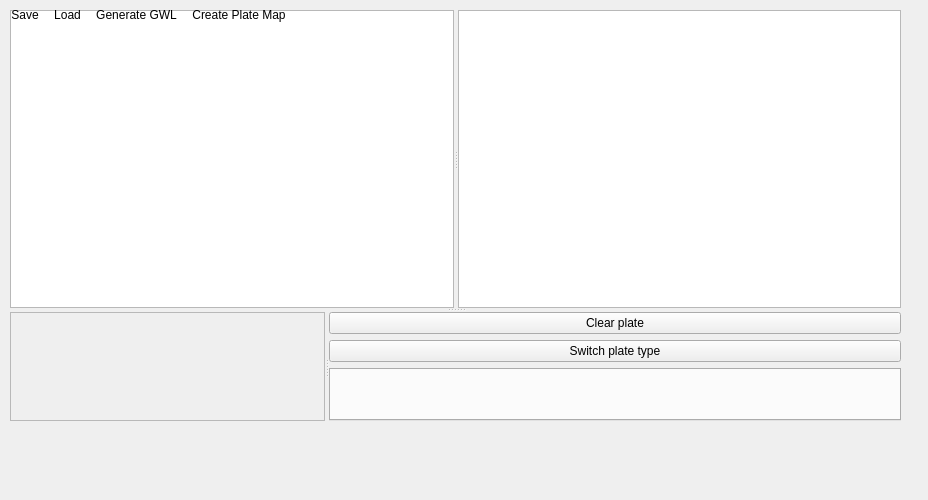
<?xml version='1.0' encoding='UTF-8'?>
<ui version="4.0">
 <class>TecanWindow</class>
 <widget class="QWidget" name="TecanWindow">
  <property name="geometry">
   <rect>
    <x>0</x>
    <y>0</y>
    <width>928</width>
    <height>500</height>
   </rect>
  </property>
  <property name="windowTitle">
   <string>MainWindow</string>
  </property>
  <widget class="QWidget" name="centralwidget">
   <widget class="QSplitter" name="splitter_3">
    <property name="geometry">
     <rect>
      <x>10</x>
      <y>10</y>
      <width>891</width>
      <height>411</height>
     </rect>
    </property>
    <property name="orientation">
     <enum>Qt::Orientation::Vertical</enum>
    </property>
    <widget class="QSplitter" name="splitter_2">
     <property name="orientation">
      <enum>Qt::Orientation::Vertical</enum>
     </property>
     <widget class="QSplitter" name="splitter">
      <property name="orientation">
       <enum>Qt::Orientation::Horizontal</enum>
      </property>
      <widget class="QTableView" name="testRequestTableView" />
      <widget class="DraggableTableView" name="compoundQueryTableView" />
     </widget>
    </widget>
    <widget class="QSplitter" name="splitter_1">
     <property name="orientation">
      <enum>Qt::Orientation::Horizontal</enum>
     </property>
     <widget class="QWidget" name="verticalLayoutWidget">
      <layout class="QVBoxLayout" name="verticalLayout_4">
       <item>
        <widget class="QScrollArea" name="plateDisplayScrollArea">
         <property name="widgetResizable">
          <bool>true</bool>
         </property>
         <widget class="QWidget" name="scrollAreaWidgetContents">
          <property name="geometry">
           <rect>
            <x>0</x>
            <y>0</y>
            <width>411</width>
            <height>137</height>
           </rect>
          </property>
         </widget>
        </widget>
       </item>
      </layout>
     </widget>
     <widget class="QWidget" name="verticalLayoutWidget_2">
      <layout class="QVBoxLayout" name="verticalLayout_5">
       <item>
        <widget class="QPushButton" name="clearPlatesButton">
         <property name="text">
          <string>Clear plate</string>
         </property>
        </widget>
       </item>
       <item>
        <widget class="QPushButton" name="switchPlate">
         <property name="text">
          <string>Switch plate type</string>
         </property>
         <property name="checkable">
          <bool>true</bool>
         </property>
        </widget>
       </item>
       <item>
        <widget class="QTabWidget" name="platesTabWidget" /></item>
      </layout>
     </widget>
    </widget>
   </widget>
  </widget>
  <widget class="QToolBar" name="toolBar">
   <property name="windowTitle">
    <string>toolBar</string>
   </property>
   <attribute name="toolBarArea">
    <enum>TopToolBarArea</enum>
   </attribute>
   <attribute name="toolBarBreak">
    <bool>false</bool>
   </attribute>
   <addaction name="actionSave" />
   <addaction name="actionLoad" />
   <addaction name="actionGenerate_GWL" />
   <addaction name="actionCreate_Plate_Map" />
  </widget>
  <action name="actionSave">
   <property name="icon">
    <iconset resource="../../resources.qrc">
     <normaloff>:/icons/resources/icons/sauvegarder.png</normaloff>:/icons/resources/icons/sauvegarder.png</iconset>
   </property>
   <property name="text">
    <string>Save</string>
   </property>
  </action>
  <action name="actionLoad">
   <property name="icon">
    <iconset resource="../../resources.qrc">
     <normaloff>:/icons/resources/icons/dossier.png</normaloff>:/icons/resources/icons/dossier.png</iconset>
   </property>
   <property name="text">
    <string>Load</string>
   </property>
  </action>
  <action name="actionGenerate_GWL">
   <property name="icon">
    <iconset resource="../../resources.qrc">
     <normaloff>:/icons/resources/icons/telechargement-de-fichiers.png</normaloff>:/icons/resources/icons/telechargement-de-fichiers.png</iconset>
   </property>
   <property name="text">
    <string>Generate GWL</string>
   </property>
  </action>
  <action name="actionCreate_Plate_Map">
   <property name="icon">
    <iconset resource="../../resources.qrc">
     <normaloff>:/icons/resources/icons/platemap.png</normaloff>:/icons/resources/icons/platemap.png</iconset>
   </property>
   <property name="text">
    <string>Create Plate Map</string>
   </property>
   <property name="menuRole">
    <enum>QAction::MenuRole::NoRole</enum>
   </property>
  </action>
 </widget>
 <customwidgets>
  <customwidget>
   <class>DraggableTableView</class>
   <extends>QTableView</extends>
   <header location="global">database/draggabletableview.h</header>
  </customwidget>
 </customwidgets>
 <resources>
  <include location="../../resources.qrc" />
 </resources>
 <connections />
</ui>
